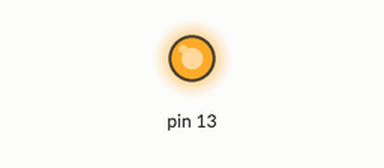
Simulated run of this sketch. Board: Arduino Uno, built with avr-gcc and run on an emulated ATmega328P. Parts: output pins drawn as LEDs (lit = HIGH).

Above: at 0.2 s.
At 4.0 s:
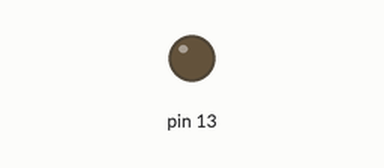
Timing chart, 0 to 6.2 s (numbered marks = the images above):
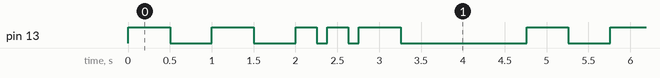

Measured:
- by itself, pin 13: repeats every 4.8 s: HIGH 0.50 s, LOW 0.50 s, 2 × (HIGH 0.25 s, LOW 0.13 s), HIGH 0.50 s, LOW 1.5 s, HIGH 0.50 s, LOW 0.50 s
- by itself, everything shown: repeats every 4.8 s, in 10 steps

The sketch:

LED_Class_V1.ino
```cpp
#include <LinkedList.h>

/*
  Class used to control the setting, clearing, and coded blinking of LED instrument cluster lights

 by Jeff Cooke
 Dec 2017
 */

//#define DEBUG 1

#define BEAT_ON_MILLIS 250    // Duration of an on beat
#define BEAT_OFF_MILLIS 125    // Duration of an off beat
#define BEAT_BTW_MILLIS 500    // Duration of an between beat
#define BEAT_GAP_MILLIS 1500    // Duration between codes

#define WARNING_LIGHT 13          // Pin asigned

class LEDControl
{
  private:
  // Values
  unsigned long lastEventTime;    // millis reading when last on/off event
  bool onStatus;                  // true if LED is on
  char ledPattern[7];             // 6 numeric code and \0 character
  int posPattern;                 // 0-6, current place in the pattern
  int posCycle;                   // Current cycle in the pattern
  int controlType;                // 0 = off, 1 = pattern, 2 = continuous
  int lcPin;                      // Arduino pin that the LED light is controlled from
  int posLength;                  // Num chars in the pattern 0-6

  public:
  // Constructor
  LEDControl(int iPin)
  {
    // Set the pin
    lcPin = iPin;

    // Set the millis timer
    lastEventTime = millis();

    // Initial statuses
    controlType = 0;
    onStatus = false;
    posPattern = 0;
    posCycle = 0;
    posLength = 0;
  }

  // Initialize the LED (needs to be called in the setup() routine
  void InitLED()
  {
    // initialize the pin associated with the LED
    pinMode(lcPin, OUTPUT);
  }

  // Turns on the LED continuously
  void TurnOn()
  {
    // Set the status on and the control type
    onStatus = true;
    controlType = 2;

    // Turn the LED on
    digitalWrite(lcPin, HIGH);
  }

  // Turn off the LED (also quits a pattern)
  void TurnOff()
  {
    // Set the Status off and clear the control type
    onStatus = false;
    controlType = 0;

    // Turn the LED off
    digitalWrite(lcPin, LOW);
  }

  // Set the Blink pattern of the LED, and set the cycles going
  void SetPattern(char sPattern[])
  {
    // Transfer the pattern into the Class
    posLength = strlen(sPattern);

    // Check length for suitability
    if (posLength > 6){posLength = 6;}

    // Transfer pattern into the class char arracy
    for(int i=0; i<posLength; i++){ledPattern[i]=sPattern[i];}
    ledPattern[posLength] = '\0';

    // TODO : Confirm that the pattern is composed of digits 0-9

    // Start pattern settings
    controlType = 1;
    lastEventTime = millis();
    posPattern = 0;

    // Get the character at the posPosition in the pattern
    char curPattern;
    curPattern = ledPattern[posPattern];
    if (isDigit(curPattern))  // Get the ASCII of the text digit, then -48 ('0'=48 in ASCII)
    {
      posCycle = ((curPattern+0)-48);
      if (posCycle>0) {posCycle--;}
    }
    else {posCycle = 1;}

    // Turn on the LED to start with
    onStatus = true;
    digitalWrite(lcPin, HIGH);
/*
#ifdef DEBUG
  Serial.print("Setup |");
  Serial.print(onStatus);
  Serial.print("|");
  Serial.print(ledPattern);
  Serial.print("|");
  Serial.print(posPattern);
  Serial.print("|");
  Serial.print(posCycle);
  Serial.print("|");
  Serial.print(posLength);
  Serial.println("|");
#endif
*/
  }

  // Check of the LEDcontrol has hit a transition point (or gone past it)
  void CheckStatus()
  {
    if (controlType == 1)
    {
      // Get the current millis time
      unsigned long curmillis;
      curmillis = millis();

      // Time gap to look for depends on current status
      unsigned long BEAT_MILLIS;
      if (!onStatus && posPattern == (posLength - 1) && posCycle == 0) {BEAT_MILLIS = BEAT_GAP_MILLIS;}
      else
      {
        if (posCycle==0){BEAT_MILLIS = BEAT_BTW_MILLIS;}    // Gap between numbers
        else
        {
          if (onStatus){BEAT_MILLIS = BEAT_ON_MILLIS;}      // LED on
          else {BEAT_MILLIS = BEAT_OFF_MILLIS;}             // LED off
        }
      }

      // Check if sufficent millis has passed since the last event
      if (curmillis > (lastEventTime + BEAT_MILLIS))
      {
/*
#ifdef DEBUG
  Serial.print("Loop |");
  Serial.print(onStatus);
  Serial.print("|");
  Serial.print(ledPattern);
  Serial.print("|");
  Serial.print(posPattern);
  Serial.print("|");
  Serial.print(posCycle);
  Serial.print("|");
  Serial.print(lastEventTime);
  Serial.print("|");
  Serial.print(curmillis);
  Serial.print("|");
  Serial.print(BEAT_MILLIS);
  Serial.println("|");
#endif
*/
        // Update the event time
        lastEventTime = curmillis;

        // Check if in the ON part of cycle
        if (onStatus)
        {
          // Change to the OFF part of the cycle
          onStatus = false;

          // Turn off the LED
          digitalWrite(lcPin, LOW);
        }
        else  // Finishing the OFF cycle
        {
          // Check the cycle
          if (posCycle == 0)
          {
            // Increment to the next position in the pattern
            posPattern++;

            // Check if you need to go back to the start of the pattern
            if (posPattern >= posLength)
            {
              // Restart the pattern
              posPattern = 0;
            }

            // With the next position, set the Cycle appropriately
            // Get the character as the posPosition in the pattern
            char curPattern;
            curPattern = ledPattern[posPattern];

            // Convert to an integer and set posCycle
            if (isDigit(curPattern))  // Get the ASCII of the text digit, then -48 ('0'=48 in ASCII)
            {
              posCycle = ((curPattern+0)-48);
              if (posCycle>0){posCycle--;}
            }
            else {posCycle = 1;}
          }
          else // Not at the end of the cycle
          {
            // move to the next cycle
            posCycle--;
          }

          // Change to the ON part of the cycle
          onStatus = true;

          // Turn on the LED
          digitalWrite(lcPin, HIGH);
        }
      }
    }
  }
};

// Global Vars
LEDControl warnlight = LEDControl(WARNING_LIGHT);

// the setup function runs once when you press reset or power the board
void setup()
{

#ifdef DEBUG
  Serial.begin(9600);
#endif

  // Set up the warning light
  warnlight.InitLED();

/*
  // Simple Test
  warnlight.TurnOn();
  delay(BEAT_GAP_MILLIS);
  warnlight.TurnOff();
  delay(BEAT_GAP_MILLIS);
*/

  // Pattern Test
  char myPat[] = "113";
  warnlight.SetPattern(myPat);
}

// the loop function runs over and over again forever
void loop()
{
  // Lights status check
  warnlight.CheckStatus();
}
```
